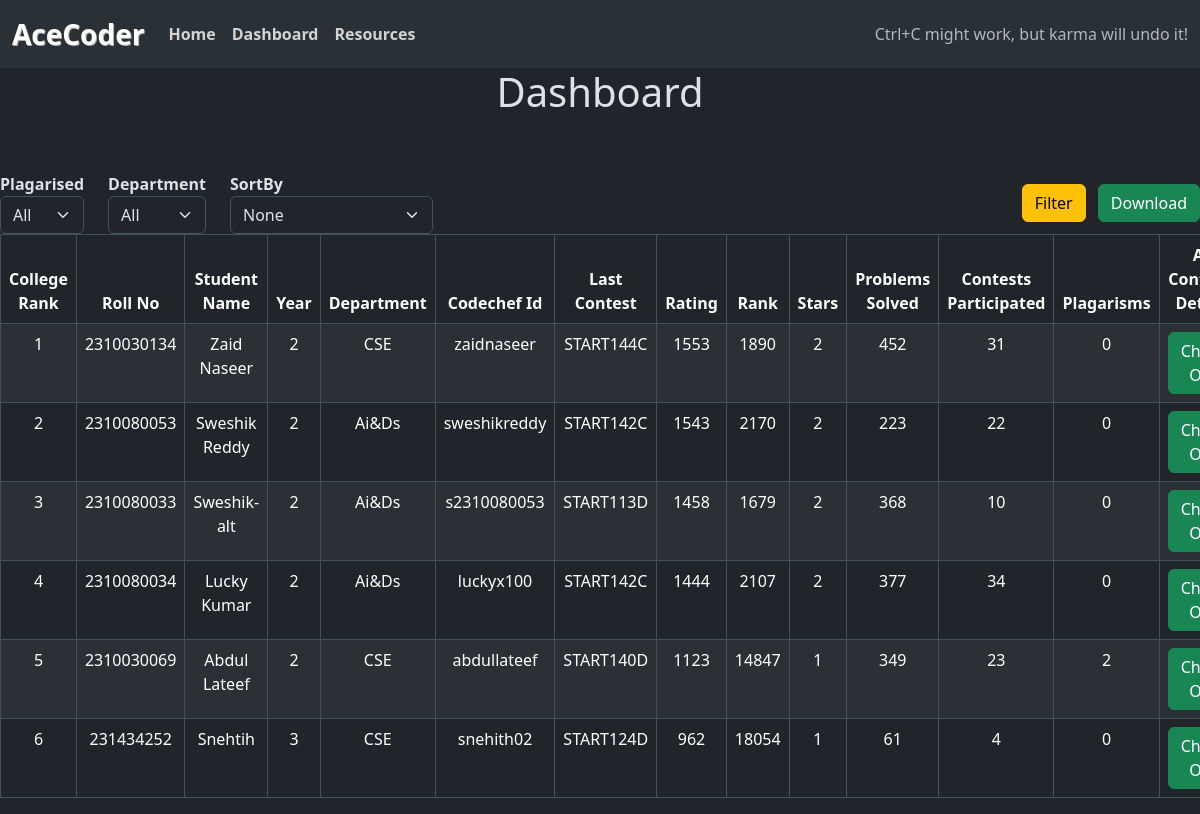
The app's page /dashboard, older data.
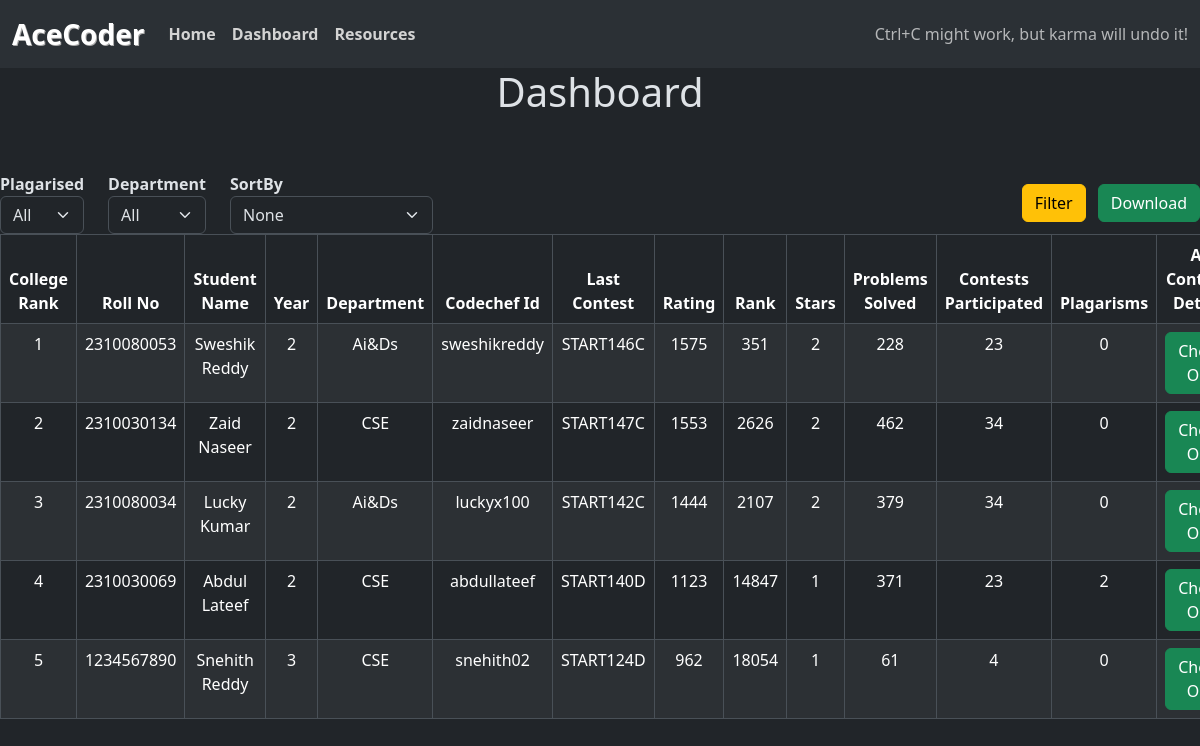
The same page, newer data.
### dashboard/models.py (models this page shows, shortened)
class Codechef_database(models.Model):
    student = models.ForeignKey("Student", on_delete=models.CASCADE, null=True)
    last_contest = models.CharField(max_length=10 ,null=True, blank=True)
    latest_rating = models.IntegerField(null=True, blank=True)
    latest_rank = models.IntegerField(null=True, blank=True)
    no_of_contests = models.IntegerField(null=True, blank=True)
    no_of_problems = models.IntegerField(null=True, blank=True)
    plagarisms = models.IntegerField(null=True, blank=True)
    contest_problems = models.CharField(max_length=1000, null=True, blank=True)
    stars = models.IntegerField(null=True, blank=True)

class Student(models.Model): # Model for Student database
    department_options = ( # Options for department field
        ('Ai&Ds', 'Ai&Ds'),
        ('CSE', 'CSE'),
        ('ECE', 'ECE'),
    )
    years_options = ( # Options for year field
        ('1', '1'),
        ('2', '2'),
        ('3', '3'),
        ('4', '4'),
    )
    sections_options = ( # Options for section field
        ('1', '1'),
        ('2', '2'),
        ('3', '3'),
        ('4', '4'),
        ('5', '5'),
        ('6', '6'),
        ('7', '7'),
        ('8', '8'),
        ('9', '9'),
    )
    name = models.CharField(max_length=200)
    roll_no = models.CharField(max_length=10)
    codechef_id = models.CharField(max_length=100, null=True)
    department = models.CharField(choices=department_options, max_length=5)
    year = models.CharField(choices=years_options, max_length=1)
    section = models.CharField(choices=sections_options, max_length=1)

### dashboard/views.py (the view)
# urls.py: path('', include("dashboard.urls")),
def dashboard(request):
    details = Codechef_database.objects.all().order_by('-latest_rating', 'latest_rank')
    if request.method == "POST":
        download = request.POST.get('download', "False")
        plag = request.POST.get('plagarised', 'All')
        depart = request.POST.get('department', 'All')
        sortby = request.POST.get('sorting', 'None')
        if details and depart!='All':
            details = details.filter(student__department=depart)
        if details and plag!='All':
            details = [student for student in details if (plag == 'Yes' and student.plagarisms!=0) or (plag == 'No' and student.plagarisms==0)]
        if details and sortby!='None':
            if sortby == 'RatingInc':
                details = details.order_by('latest_rating')
            elif sortby == 'RatingDec':
                details = details.order_by('-latest_rating')
            elif sortby == 'RankInc':
                details = details.order_by('latest_rank')
            elif sortby == 'RankDec':
                details = details.order_by('-latest_rank')
        if download != 'False':
            return download_details_all(details)
    else:
        plag = 'All'
        sortby = 'None'
        depart = 'All'
    return render(request, "dashboard.html", {"details": details, "plag": plag, "sortby": sortby, "depart": depart})

### templates/dashboard.html (shortened to what this page needs)
{% extends "base.html" %}
{% block content %}
<h1 style="text-align: center">Dashboard</h1>
<br><br>
<form action="{% url "dashboard"%}" method="POST">
    <div class="row align-items-center">
        <div class="col-auto">
            <label for="plagarised" style="font-weight: bold">Plagarised</label>
            <select name="plagarised" id="plagarised" class="form-select">
                <option value="All" {% if plag == 'All' %}selected{% endif %}>All</option>
            </select>
        </div>
        <div class="col-auto">
            <label for="department" style="font-weight: bold">Department</label>
            <select name="department" id="department" class="form-select">
                <option value="All" {% if depart == 'All' %}selected{% endif %}>All</option>
            </select>
        </div>
        <div class="col-auto">
            <label for="sorting" style="font-weight: bold">SortBy</label>
            <select name="sorting" id="sorting" class="form-select">
                <option value="None" {% if sortby == 'None' %}selected{% endif %}>None</option>
            </select>
        </div>
        <div class="col-auto ms-auto">
            <button type="submit" class="btn btn-warning">Filter</button>
            <button id="download" name="download" value="download" class="btn btn-success ms-2">Download</button>
        </div>
    </div>
</form>
<div class="table-responsive">
    <table class="table table-striped table-bordered">
        <thead>
            <tr style="text-align: center">
                <th>College Rank</th>
                <th>Roll No</th>
                <th>Student Name</th>
                <th>Year</th>
                <th>Department</th>
                <th>Codechef Id</th>
                <th>Last Contest</th>
                <th>Rating</th>
                <th>Rank</th>
                <th>Stars</th>
                <th>Problems Solved</th>
                <th>Contests Participated</th>
                <th>Plagarisms</th>
                <th>All Contests Details</th>
            </tr>
        </thead>
        <tbody>
            {% for student in details %}
            <tr style="text-align: center">
                <td>{{ forloop.counter }}</td>
                <td>{{student.student.roll_no}}</td>
                <td>{{student.student.name}}</td>
                <td>{{student.student.year}}</td>
                <td>{{student.student.department}}</td>
                <td>{{student.student.codechef_id}}</td>
                <td>{{student.last_contest}}</td>
                <td>{{student.latest_rating}}</td>
                <td>{{student.latest_rank}}</td>
                <td>{{student.stars}}</td>
                <td>{{student.no_of_problems}}</td>
                <td>{{student.no_of_contests}}</td>
                <td>{{student.plagarisms}}</td>
                <td><a href={% url "fetch_details" student.student.codechef_id%}><button type="button" class="btn btn-success">Check Out</button></a></td>
            </tr>
            {% endfor %}
        </tbody>
    </table>
</div>
{% endblock %}

Row changes from the older to the newer data that the page shows:
removed Codechef_database: student.roll_no "2310030134", student.name "Zaid Naseer", student.year "2", student.department "CSE", student.codechef_id "zaidnaseer", last_contest "START144C", latest_rating "1553", latest_rank "1890", stars "2", no_of_problems "452", no_of_contests "31", plagarisms "0"
removed Codechef_database: student.roll_no "2310080053", student.name "Sweshik Reddy", student.year "2", student.department "Ai&Ds", student.codechef_id "sweshikreddy", last_contest "START142C", latest_rating "1543", latest_rank "2170", stars "2", no_of_problems "223", no_of_contests "22", plagarisms "0"
removed Codechef_database: student.roll_no "2310080033", student.name "Sweshik-alt", student.year "2", student.department "Ai&Ds", student.codechef_id "s2310080053", last_contest "START113D", latest_rating "1458", latest_rank "1679", stars "2", no_of_problems "368", no_of_contests "10", plagarisms "0"
removed Codechef_database: student.roll_no "2310080034", student.name "Lucky Kumar", student.year "2", student.department "Ai&Ds", student.codechef_id "luckyx100", last_contest "START142C", latest_rating "1444", latest_rank "2107", stars "2", no_of_problems "377", no_of_contests "34", plagarisms "0"
removed Codechef_database: student.roll_no "2310030069", student.name "Abdul Lateef", student.year "2", student.department "CSE", student.codechef_id "abdullateef", last_contest "START140D", latest_rating "1123", latest_rank "14847", stars "1", no_of_problems "349", no_of_contests "23", plagarisms "2"
removed Codechef_database: student.roll_no "231434252", student.name "Snehtih", student.year "3", student.department "CSE", student.codechef_id "snehith02", last_contest "START124D", latest_rating "962", latest_rank "18054", stars "1", no_of_problems "61", no_of_contests "4", plagarisms "0"
added Codechef_database: student.roll_no "2310080053", student.name "Sweshik Reddy", student.year "2", student.department "Ai&Ds", student.codechef_id "sweshikreddy", last_contest "START146C", latest_rating "1575", latest_rank "351", stars "2", no_of_problems "228", no_of_contests "23", plagarisms "0"
added Codechef_database: student.roll_no "2310030134", student.name "Zaid Naseer", student.year "2", student.department "CSE", student.codechef_id "zaidnaseer", last_contest "START147C", latest_rating "1553", latest_rank "2626", stars "2", no_of_problems "462", no_of_contests "34", plagarisms "0"
added Codechef_database: student.roll_no "2310080034", student.name "Lucky Kumar", student.year "2", student.department "Ai&Ds", student.codechef_id "luckyx100", last_contest "START142C", latest_rating "1444", latest_rank "2107", stars "2", no_of_problems "379", no_of_contests "34", plagarisms "0"
added Codechef_database: student.roll_no "2310030069", student.name "Abdul Lateef", student.year "2", student.department "CSE", student.codechef_id "abdullateef", last_contest "START140D", latest_rating "1123", latest_rank "14847", stars "1", no_of_problems "371", no_of_contests "23", plagarisms "2"
added Codechef_database: student.roll_no "1234567890", student.name "Snehith Reddy", student.year "3", student.department "CSE", student.codechef_id "snehith02", last_contest "START124D", latest_rating "962", latest_rank "18054", stars "1", no_of_problems "61", no_of_contests "4", plagarisms "0"
